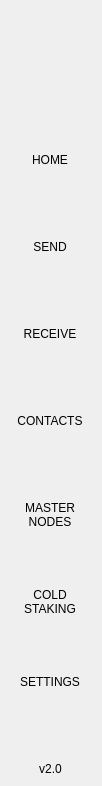
<?xml version="1.0" encoding="UTF-8"?>
<ui version="4.0">
 <class>NavMenuWidget</class>
 <widget class="QWidget" name="NavMenuWidget">
  <property name="geometry">
   <rect>
    <x>0</x>
    <y>0</y>
    <width>102</width>
    <height>786</height>
   </rect>
  </property>
  <property name="windowTitle">
   <string>Form</string>
  </property>
  <property name="styleSheet">
   <string notr="true">padding:0px;
border:none;
margin:0px;</string>
  </property>
  <layout class="QVBoxLayout" name="verticalLayout">
   <property name="spacing">
    <number>0</number>
   </property>
   <property name="leftMargin">
    <number>0</number>
   </property>
   <property name="topMargin">
    <number>0</number>
   </property>
   <property name="rightMargin">
    <number>0</number>
   </property>
   <property name="bottomMargin">
    <number>0</number>
   </property>
   <item>
    <widget class="QWidget" name="navContainer_2" native="true">
     <layout class="QVBoxLayout" name="navContainer" stretch="0,0,0,0">
      <property name="spacing">
       <number>0</number>
      </property>
      <property name="leftMargin">
       <number>0</number>
      </property>
      <property name="topMargin">
       <number>0</number>
      </property>
      <property name="rightMargin">
       <number>0</number>
      </property>
      <property name="bottomMargin">
       <number>10</number>
      </property>
      <item>
       <widget class="QPushButton" name="imgLogo">
        <property name="minimumSize">
         <size>
          <width>0</width>
          <height>120</height>
         </size>
        </property>
        <property name="focusPolicy">
         <enum>Qt::NoFocus</enum>
        </property>
        <property name="text">
         <string/>
        </property>
        <property name="iconSize">
         <size>
          <width>64</width>
          <height>64</height>
         </size>
        </property>
       </widget>
      </item>
      <item>
       <widget class="QScrollArea" name="scrollAreaNav">
        <property name="sizePolicy">
         <sizepolicy hsizetype="Expanding" vsizetype="Expanding">
          <horstretch>0</horstretch>
          <verstretch>0</verstretch>
         </sizepolicy>
        </property>
        <property name="minimumSize">
         <size>
          <width>0</width>
          <height>0</height>
         </size>
        </property>
        <property name="styleSheet">
         <string notr="true">QScrollBar {
height:0px;
 width:0px;
}

#scrollAreaNav{
background-color:transparent;
}</string>
        </property>
        <property name="horizontalScrollBarPolicy">
         <enum>Qt::ScrollBarAlwaysOff</enum>
        </property>
        <property name="sizeAdjustPolicy">
         <enum>QAbstractScrollArea::AdjustToContents</enum>
        </property>
        <property name="widgetResizable">
         <bool>true</bool>
        </property>
        <property name="alignment">
         <set>Qt::AlignLeading|Qt::AlignLeft|Qt::AlignTop</set>
        </property>
        <widget class="QWidget" name="scrollAreaNavVert">
         <property name="geometry">
          <rect>
           <x>0</x>
           <y>0</y>
           <width>100</width>
           <height>640</height>
          </rect>
         </property>
         <property name="sizePolicy">
          <sizepolicy hsizetype="Preferred" vsizetype="Expanding">
           <horstretch>0</horstretch>
           <verstretch>0</verstretch>
          </sizepolicy>
         </property>
         <property name="minimumSize">
          <size>
           <width>0</width>
           <height>0</height>
          </size>
         </property>
         <property name="autoFillBackground">
          <bool>false</bool>
         </property>
         <property name="styleSheet">
          <string notr="true">#scrollAreaNavVert{
background-color:transparent;
}</string>
         </property>
         <layout class="QVBoxLayout" name="verticalLayout_3">
          <property name="spacing">
           <number>0</number>
          </property>
          <property name="sizeConstraint">
           <enum>QLayout::SetDefaultConstraint</enum>
          </property>
          <property name="leftMargin">
           <number>0</number>
          </property>
          <property name="topMargin">
           <number>0</number>
          </property>
          <property name="rightMargin">
           <number>0</number>
          </property>
          <property name="bottomMargin">
           <number>0</number>
          </property>
          <item>
           <widget class="QToolButton" name="btnDashboard">
            <property name="minimumSize">
             <size>
              <width>100</width>
              <height>80</height>
             </size>
            </property>
            <property name="text">
             <string>HOME
</string>
            </property>
            <property name="iconSize">
             <size>
              <width>32</width>
              <height>32</height>
             </size>
            </property>
            <property name="checkable">
             <bool>true</bool>
            </property>
            <property name="checked">
             <bool>true</bool>
            </property>
            <property name="autoExclusive">
             <bool>true</bool>
            </property>
           </widget>
          </item>
          <item>
           <widget class="QToolButton" name="btnSend">
            <property name="minimumSize">
             <size>
              <width>100</width>
              <height>80</height>
             </size>
            </property>
            <property name="text">
             <string>SEND
</string>
            </property>
            <property name="iconSize">
             <size>
              <width>32</width>
              <height>32</height>
             </size>
            </property>
            <property name="checkable">
             <bool>true</bool>
            </property>
            <property name="autoExclusive">
             <bool>true</bool>
            </property>
           </widget>
          </item>
          <item>
           <widget class="QToolButton" name="btnReceive">
            <property name="minimumSize">
             <size>
              <width>100</width>
              <height>80</height>
             </size>
            </property>
            <property name="text">
             <string>RECEIVE
</string>
            </property>
            <property name="checkable">
             <bool>true</bool>
            </property>
            <property name="autoExclusive">
             <bool>true</bool>
            </property>
           </widget>
          </item>
          <item>
           <widget class="QToolButton" name="btnAddress">
            <property name="minimumSize">
             <size>
              <width>100</width>
              <height>80</height>
             </size>
            </property>
            <property name="text">
             <string>CONTACTS
</string>
            </property>
            <property name="iconSize">
             <size>
              <width>32</width>
              <height>32</height>
             </size>
            </property>
            <property name="checkable">
             <bool>true</bool>
            </property>
            <property name="autoExclusive">
             <bool>true</bool>
            </property>
           </widget>
          </item>
          <item>
           <widget class="QToolButton" name="btnMaster">
            <property name="minimumSize">
             <size>
              <width>100</width>
              <height>80</height>
             </size>
            </property>
            <property name="text">
             <string>MASTER
NODES</string>
            </property>
            <property name="iconSize">
             <size>
              <width>32</width>
              <height>32</height>
             </size>
            </property>
            <property name="checkable">
             <bool>true</bool>
            </property>
            <property name="autoExclusive">
             <bool>true</bool>
            </property>
           </widget>
          </item>
          <item>
           <widget class="QToolButton" name="btnColdStaking">
            <property name="minimumSize">
             <size>
              <width>100</width>
              <height>80</height>
             </size>
            </property>
            <property name="text">
             <string>COLD
STAKING</string>
            </property>
            <property name="iconSize">
             <size>
              <width>32</width>
              <height>32</height>
             </size>
            </property>
            <property name="checkable">
             <bool>true</bool>
            </property>
            <property name="autoExclusive">
             <bool>true</bool>
            </property>
           </widget>
          </item>
          <item>
           <widget class="QToolButton" name="btnSettings">
            <property name="minimumSize">
             <size>
              <width>100</width>
              <height>80</height>
             </size>
            </property>
            <property name="text">
             <string>SETTINGS
</string>
            </property>
            <property name="iconSize">
             <size>
              <width>32</width>
              <height>32</height>
             </size>
            </property>
            <property name="checkable">
             <bool>true</bool>
            </property>
            <property name="autoExclusive">
             <bool>true</bool>
            </property>
           </widget>
          </item>
         </layout>
        </widget>
       </widget>
      </item>
      <item>
       <spacer name="verticalSpacer">
        <property name="orientation">
         <enum>Qt::Vertical</enum>
        </property>
        <property name="sizeType">
         <enum>QSizePolicy::Minimum</enum>
        </property>
        <property name="sizeHint" stdset="0">
         <size>
          <width>20</width>
          <height>20</height>
         </size>
        </property>
       </spacer>
      </item>
      <item alignment="Qt::AlignHCenter">
       <widget class="QLabel" name="labelVersion">
        <property name="maximumSize">
         <size>
          <width>16777215</width>
          <height>60</height>
         </size>
        </property>
        <property name="text">
         <string notr="true">v2.0</string>
        </property>
        <property name="alignment">
         <set>Qt::AlignBottom|Qt::AlignHCenter</set>
        </property>
       </widget>
      </item>
     </layout>
    </widget>
   </item>
  </layout>
 </widget>
 <resources/>
 <connections/>
</ui>
